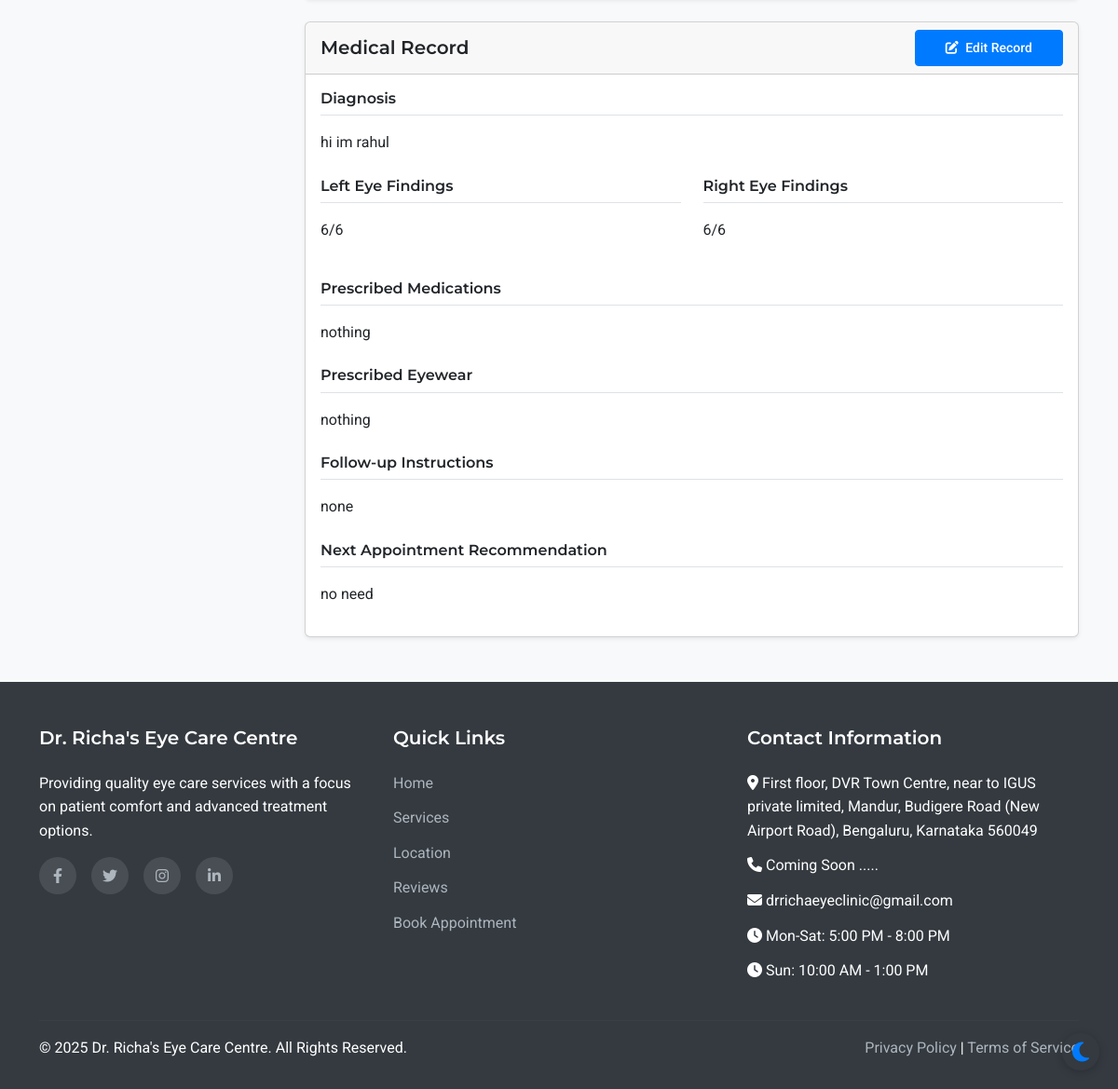
/admin/appointment/7 (signed in, lower part), run on an earlier commit of the app's database.
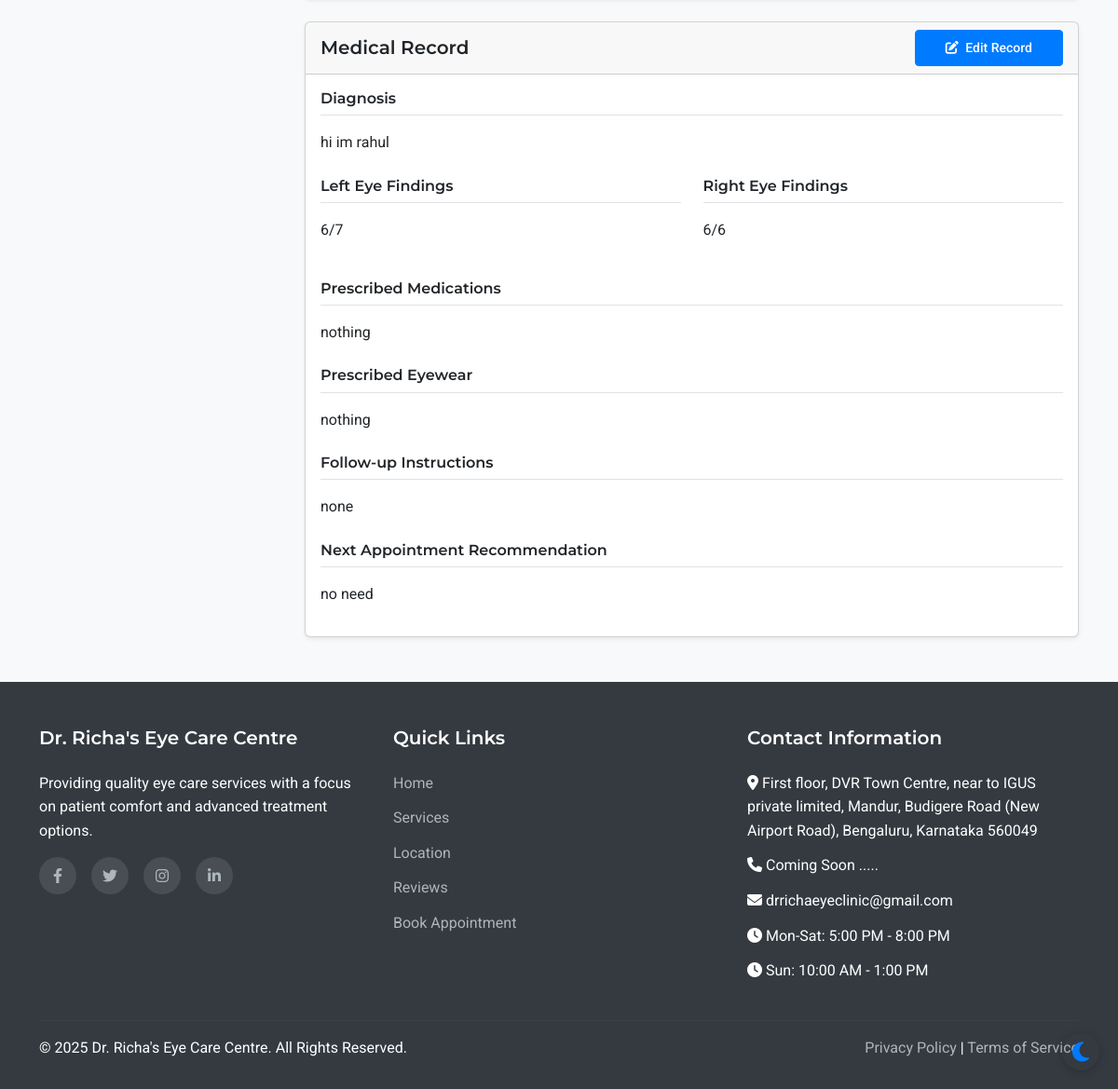
And on a later commit of the database.
### models.py (models this page shows, shortened)
class MedicalRecord(db.Model):
    id = db.Column(db.Integer, primary_key=True)
    appointment_id = db.Column(db.Integer, db.ForeignKey('appointment.id'), nullable=False)
    appointment = db.relationship('Appointment', backref='medical_record', uselist=False)
    left_eye_assessment = db.Column(db.Text, nullable=True)
    right_eye_assessment = db.Column(db.Text, nullable=True)
    doctor_notes = db.Column(db.Text, nullable=True)
    left_eye_findings = db.Column(db.Text, nullable=True)
    right_eye_findings = db.Column(db.Text, nullable=True)
    additional_remarks = db.Column(db.Text, nullable=True)
    diagnosis = db.Column(db.Text, nullable=True)
    prescribed_medications = db.Column(db.Text, nullable=True)
    prescribed_eyewear = db.Column(db.Text, nullable=True)
    follow_up_instructions = db.Column(db.Text, nullable=True)
    next_appointment_recommendation = db.Column(db.Text, nullable=True)
    created_at = db.Column(db.DateTime, default=datetime.utcnow)
    updated_at = db.Column(db.DateTime, default=datetime.utcnow, onupdate=datetime.utcnow)

### routes.py (the view, shortened to what this page needs)
@app.route('/admin/appointment/<int:appointment_id>', methods=['GET', 'POST'])
@login_required
def admin_appointment_view(appointment_id):
    if not (isinstance(current_user, Admin) or isinstance(current_user, Assistant) or isinstance(current_user, Doctor)):
        flash('Access denied. Staff privileges required.', 'danger')
        return redirect(url_for('index'))
    appointment = Appointment.query.get_or_404(appointment_id)
    medical_record = MedicalRecord.query.filter_by(appointment_id=appointment_id).first()
    has_medical_record = medical_record is not None
    return render_template('admin/appointment_view.html', appointment=appointment, medical_record=medical_record, has_medical_record=has_medical_record)

### app.py (called while the page is built)
@login_manager.user_loader
def load_user(user_id):
    from models import Doctor, Assistant, Admin, Patient
    try:
        if user_id.startswith('doctor_'):
            return Doctor.query.get(int(user_id.split('_')[1]))
        elif user_id.startswith('assistant_'):
            return Assistant.query.get(int(user_id.split('_')[1]))
        elif user_id.startswith('admin_'):
            return Admin.query.get(int(user_id.split('_')[1]))
        else:
            return Patient.query.get(int(user_id))
    except (ValueError, AttributeError):
        return None

### routes.py (called while the page is built)
@app.context_processor
def inject_now():
    return {'now': datetime.now()}

### templates/admin/appointment_view.html (shortened to what this page needs)
{% extends 'layout.html' %}
{% block content %}
<section class="py-5 bg-light">
    <div class="container">
        <div class="row">
            <div class="col-lg-3 mb-4">
            </div>
            <div class="col-lg-9">
                {% if has_medical_record %}
                <div class="card shadow-sm">
                    <div class="card-header d-flex justify-content-between align-items-center">
                        <h5 class="mb-0">Medical Record</h5>
                        <a href="{{ url_for('admin_add_prescription', appointment_id=appointment.id) }}" class="btn btn-sm btn-primary">
                            <i class="fas fa-edit me-1"></i> Edit Record
                        </a>
                    </div>
                    <div class="card-body">
                        <div class="mb-4">
                            <h6 class="border-bottom pb-2 mb-3">Diagnosis</h6>
                            <p>{{ medical_record.diagnosis or 'No diagnosis recorded.' }}</p>
                        </div>
                        <div class="row mb-4">
                            <div class="col-md-6">
                                <h6 class="border-bottom pb-2 mb-3">Left Eye Findings</h6>
                                <p>{{ medical_record.left_eye_findings or 'No findings recorded.' }}</p>
                            </div>
                            <div class="col-md-6">
                                <h6 class="border-bottom pb-2 mb-3">Right Eye Findings</h6>
                                <p>{{ medical_record.right_eye_findings or 'No findings recorded.' }}</p>
                            </div>
                        </div>
                        <div class="mb-4">
                            <h6 class="border-bottom pb-2 mb-3">Prescribed Medications</h6>
                            <p>{{ medical_record.prescribed_medications or 'No medications prescribed.' }}</p>
                        </div>
                        <div class="mb-4">
                            <h6 class="border-bottom pb-2 mb-3">Prescribed Eyewear</h6>
                            <p>{{ medical_record.prescribed_eyewear or 'No eyewear prescribed.' }}</p>
                        </div>
                        <div class="mb-4">
                            <h6 class="border-bottom pb-2 mb-3">Follow-up Instructions</h6>
                            <p>{{ medical_record.follow_up_instructions or 'No follow-up instructions provided.' }}</p>
                        </div>
                        <div>
                            <h6 class="border-bottom pb-2 mb-3">Next Appointment Recommendation</h6>
                            <p>{{ medical_record.next_appointment_recommendation or 'No recommendation for next appointment.' }}</p>
                        </div>
                    </div>
                </div>
                {% endif %}
            </div>
        </div>
    </div>
</section>
{% endblock %}

What changed in the data, as far as the page shows it:
changed MedicalRecord "hi im rahul": left_eye_findings "6/6" → "6/7"
